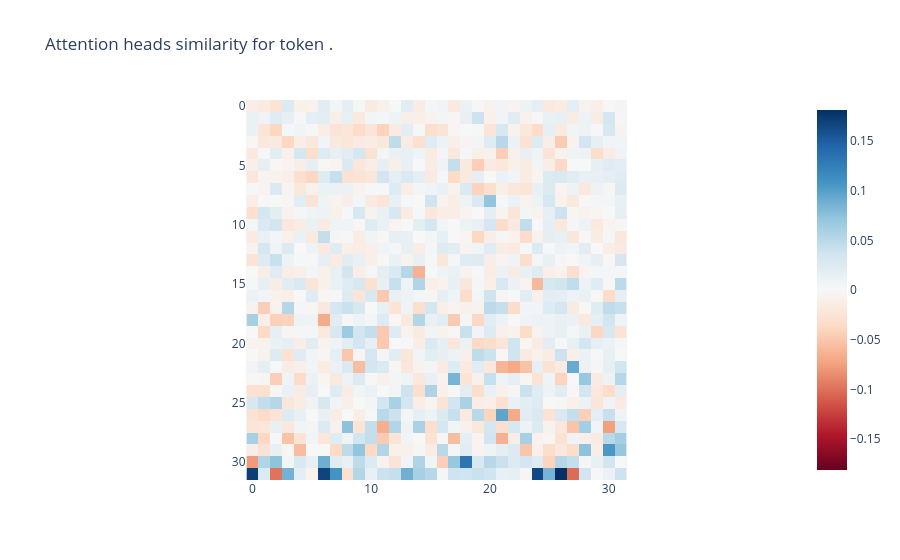
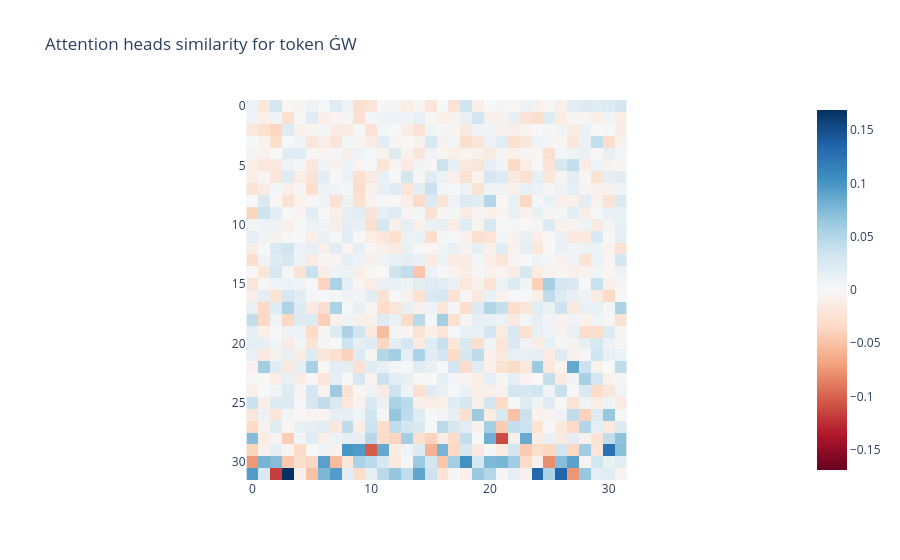
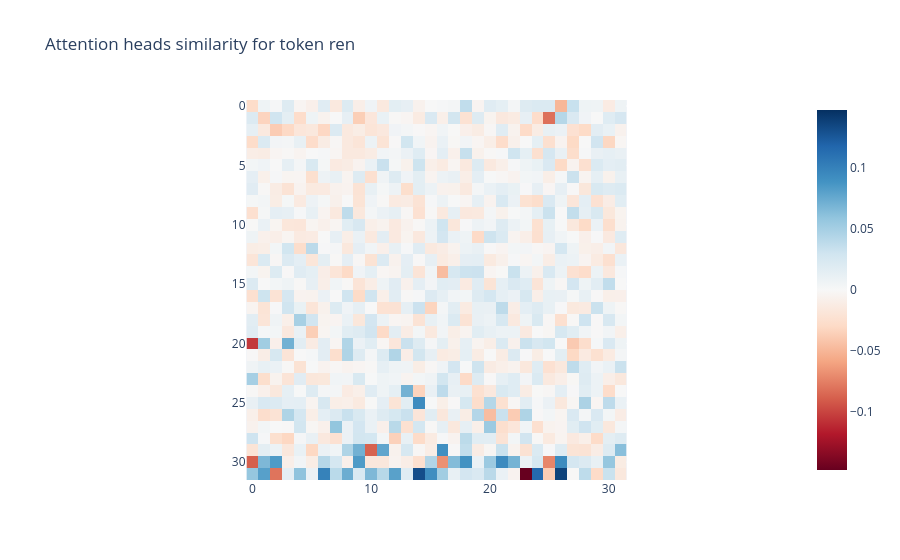
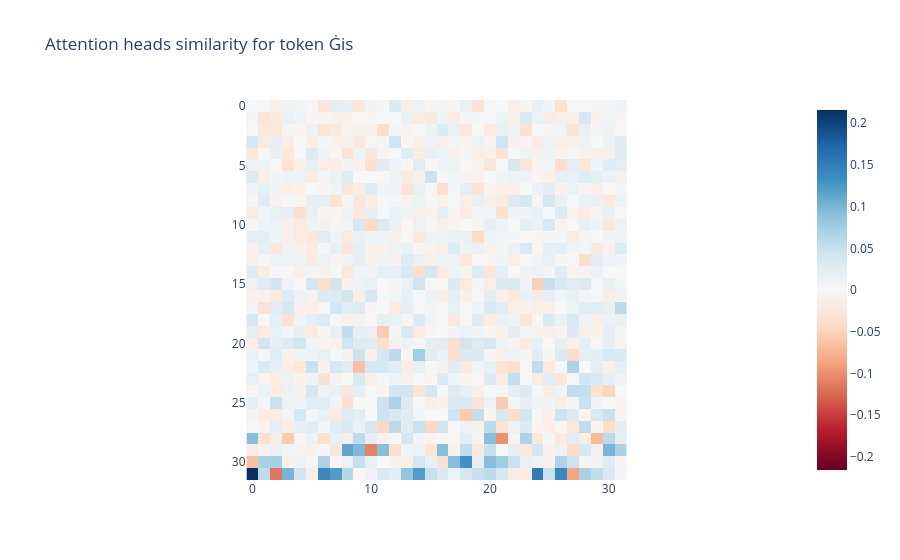

The notebook cell these images were saved under, in order:
### Code cell
for num in range(len(result)):
    i = result[num]
    print(i['token_generated'])
    imshow(i['attention_heads_sim'], title=f"Attention heads similarity for token {i['token_generated']}")

### Figure 1 — Plotly figure (JSON) as saved in the notebook; plotly's stock layout.template omitted (floating-point values rounded to 4 significant figures; data arrays with more than 128 entries replaced by an {"elided": "..."} marker saying what was removed)
{"data": [{"coloraxis": "coloraxis", "hovertemplate": "x: %{x}<br>y: %{y}<br>color: %{z}<extra></extra>", "name": "0", "type": "heatmap", "xaxis": "x", "yaxis": "y", "z": {"elided": "32x32 float values"}}], "layout": {"coloraxis": {"cmid": 0, "colorscale": [[0, "rgb(103,0,31)"], [0.1, "rgb(178,24,43)"], [0.2, "rgb(214,96,77)"], [0.3, "rgb(244,165,130)"], [0.4, "rgb(253,219,199)"], [0.5, "rgb(247,247,247)"], [0.6, "rgb(209,229,240)"], [0.7, "rgb(146,197,222)"], [0.8, "rgb(67,147,195)"], [0.9, "rgb(33,102,172)"], [1, "rgb(5,48,97)"]]}, "title": {"text": "Attention heads similarity for token ."}, "xaxis": {"anchor": "y", "constrain": "domain", "domain": [0, 1], "scaleanchor": "y"}, "yaxis": {"anchor": "x", "autorange": "reversed", "constrain": "domain", "domain": [0, 1]}}}

### Figure 2 — Plotly figure (JSON) as saved in the notebook; plotly's stock layout.template omitted (floating-point values rounded to 4 significant figures; data arrays with more than 128 entries replaced by an {"elided": "..."} marker saying what was removed)
{"data": [{"coloraxis": "coloraxis", "hovertemplate": "x: %{x}<br>y: %{y}<br>color: %{z}<extra></extra>", "name": "0", "type": "heatmap", "xaxis": "x", "yaxis": "y", "z": {"elided": "32x32 float values"}}], "layout": {"coloraxis": {"cmid": 0, "colorscale": [[0, "rgb(103,0,31)"], [0.1, "rgb(178,24,43)"], [0.2, "rgb(214,96,77)"], [0.3, "rgb(244,165,130)"], [0.4, "rgb(253,219,199)"], [0.5, "rgb(247,247,247)"], [0.6, "rgb(209,229,240)"], [0.7, "rgb(146,197,222)"], [0.8, "rgb(67,147,195)"], [0.9, "rgb(33,102,172)"], [1, "rgb(5,48,97)"]]}, "title": {"text": "Attention heads similarity for token ĠW"}, "xaxis": {"anchor": "y", "constrain": "domain", "domain": [0, 1], "scaleanchor": "y"}, "yaxis": {"anchor": "x", "autorange": "reversed", "constrain": "domain", "domain": [0, 1]}}}

### Figure 3 — Plotly figure (JSON) as saved in the notebook; plotly's stock layout.template omitted (floating-point values rounded to 4 significant figures; data arrays with more than 128 entries replaced by an {"elided": "..."} marker saying what was removed)
{"data": [{"coloraxis": "coloraxis", "hovertemplate": "x: %{x}<br>y: %{y}<br>color: %{z}<extra></extra>", "name": "0", "type": "heatmap", "xaxis": "x", "yaxis": "y", "z": {"elided": "32x32 float values"}}], "layout": {"coloraxis": {"cmid": 0, "colorscale": [[0, "rgb(103,0,31)"], [0.1, "rgb(178,24,43)"], [0.2, "rgb(214,96,77)"], [0.3, "rgb(244,165,130)"], [0.4, "rgb(253,219,199)"], [0.5, "rgb(247,247,247)"], [0.6, "rgb(209,229,240)"], [0.7, "rgb(146,197,222)"], [0.8, "rgb(67,147,195)"], [0.9, "rgb(33,102,172)"], [1, "rgb(5,48,97)"]]}, "title": {"text": "Attention heads similarity for token ren"}, "xaxis": {"anchor": "y", "constrain": "domain", "domain": [0, 1], "scaleanchor": "y"}, "yaxis": {"anchor": "x", "autorange": "reversed", "constrain": "domain", "domain": [0, 1]}}}

### Figure 4 — Plotly figure (JSON) as saved in the notebook; plotly's stock layout.template omitted (floating-point values rounded to 4 significant figures; data arrays with more than 128 entries replaced by an {"elided": "..."} marker saying what was removed)
{"data": [{"coloraxis": "coloraxis", "hovertemplate": "x: %{x}<br>y: %{y}<br>color: %{z}<extra></extra>", "name": "0", "type": "heatmap", "xaxis": "x", "yaxis": "y", "z": {"elided": "32x32 float values"}}], "layout": {"coloraxis": {"cmid": 0, "colorscale": [[0, "rgb(103,0,31)"], [0.1, "rgb(178,24,43)"], [0.2, "rgb(214,96,77)"], [0.3, "rgb(244,165,130)"], [0.4, "rgb(253,219,199)"], [0.5, "rgb(247,247,247)"], [0.6, "rgb(209,229,240)"], [0.7, "rgb(146,197,222)"], [0.8, "rgb(67,147,195)"], [0.9, "rgb(33,102,172)"], [1, "rgb(5,48,97)"]]}, "title": {"text": "Attention heads similarity for token Ġis"}, "xaxis": {"anchor": "y", "constrain": "domain", "domain": [0, 1], "scaleanchor": "y"}, "yaxis": {"anchor": "x", "autorange": "reversed", "constrain": "domain", "domain": [0, 1]}}}
